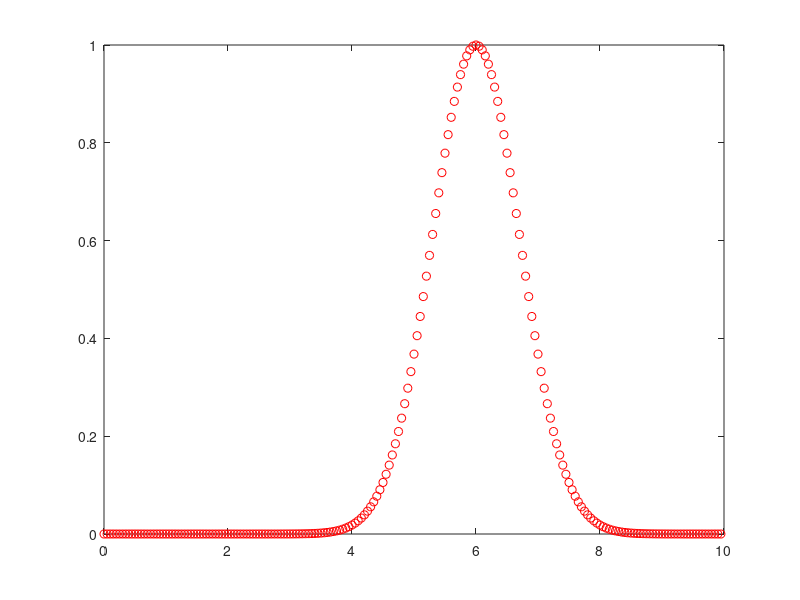

Source code (MATLAB):
clear all
close all
clc
format long

L=10;
T=5;
N=200;
m=100;
dx=L/N;
x=[0:dx:L-dx]';
dt=T/m;
t=[0:dt:T-dt]';

%a

c01=@(x) exp(-((x-(L/2))/(L/10)).^2);
% c02=@(x) (exp(100*sin(t-2))-1)./(exp(100*sin(t-2))+1);

nu=0;
gama=0;
u=0.2;
% u=0.5;
% u=-0.5;
s=0;
y0=c01(x);
c0hat=fft(y0);
k=[0,1:N/2,-N/2+1:-1]';
omegak=2*pi.*k./L;
alfak=-u*(j)*omegak;
chatk=exp(alfak.*T).*c0hat;
y_exact=ifft(chatk);
plot(x,real(y_exact),'ro')
